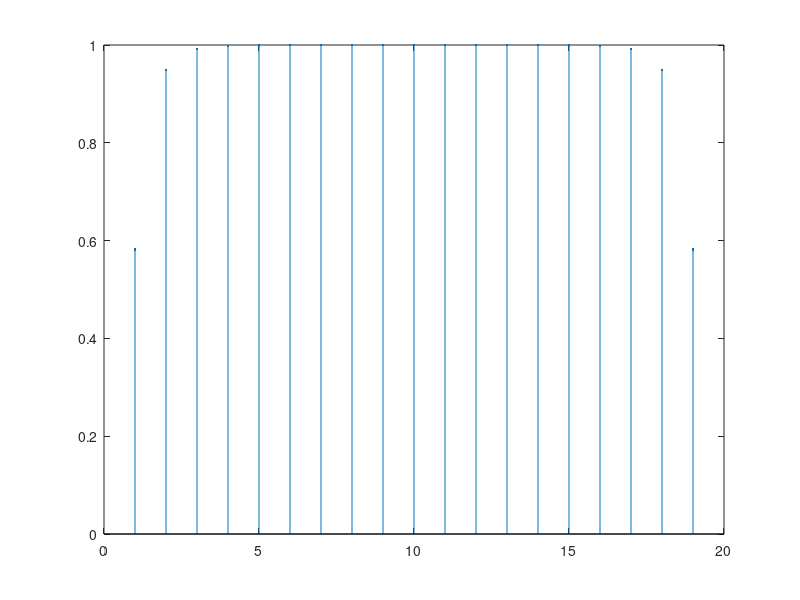

MATLAB code for this plot:
M = 20; % mossy fiber inputs
N = 5; % granule cells number

save_k = []; % convergence of granule cell
save_p = []; % possibility

for k = 1:M - 1
    fac = factorial(N);
    I = nchoosek(M, k);
    R = power(I, N);

    if I >= N %to ensure that next step can calculate
        R_d = nchoosek(I, N);
        p = R_d * fac / R;

        save_k = [save_k; k];
        save_p = [save_p; p];
    end

end

stem(save_k, save_p,'.');
